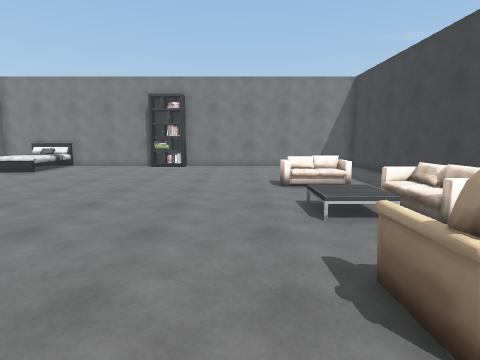
View 1 (above)

15 first-person views from a walk through a scene from a Unity 3-D project. The camera is 1.5 m above the floor, tilts 8° down and sees 80° across. The floor is counted in squares, 1 m on a side. Each view is taken from the middle of a square. On the plan, view 1 faces up. The plan holds only what a view shows up to about 14 squares ahead; the rest is blank. The player character is not drawn. Some surface patterns are stand-ins.

View 2
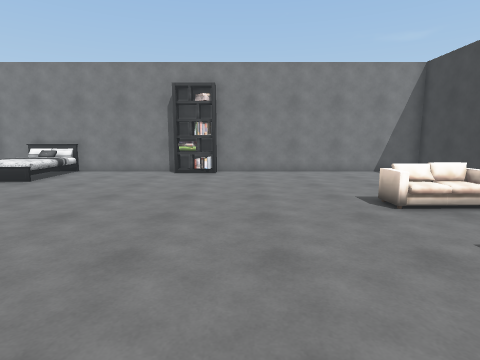

View 3
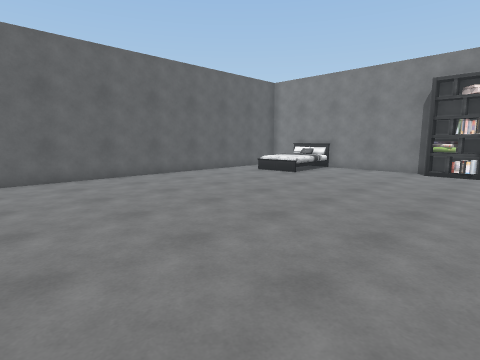

View 4
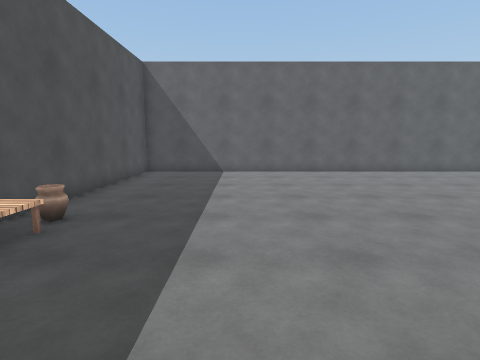

View 5
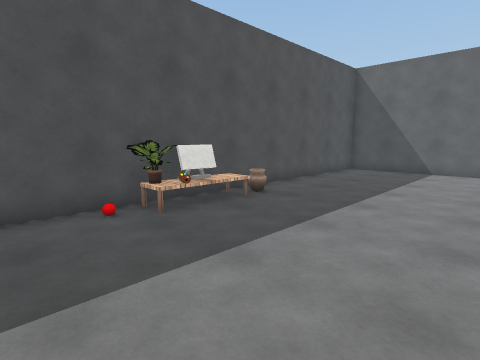

View 6
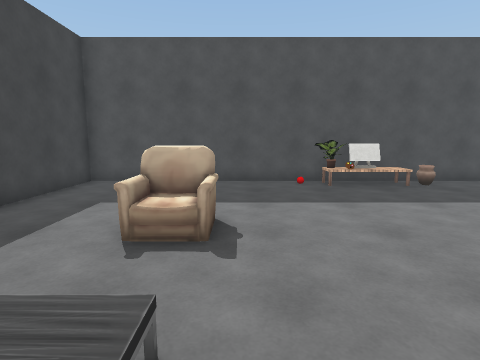

View 7
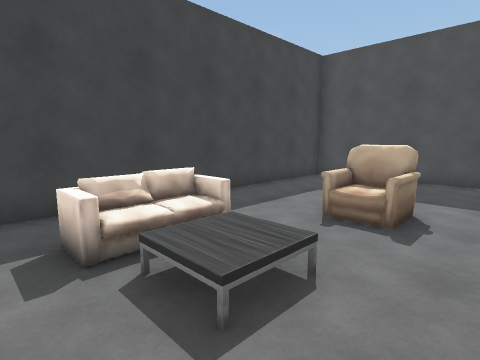

View 8
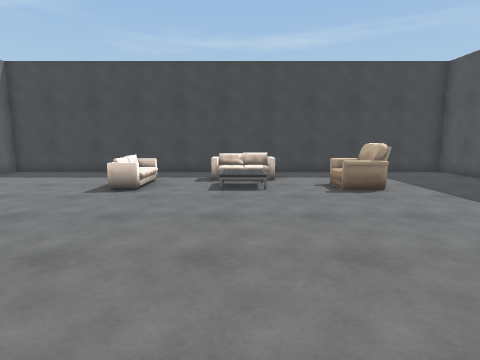

View 9
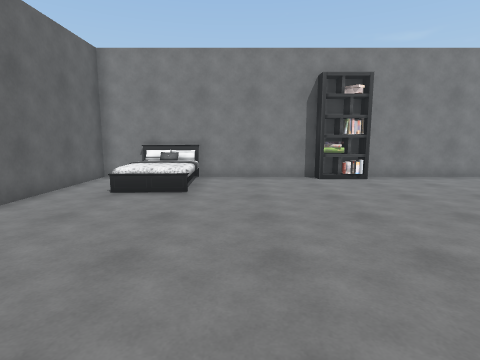

View 10
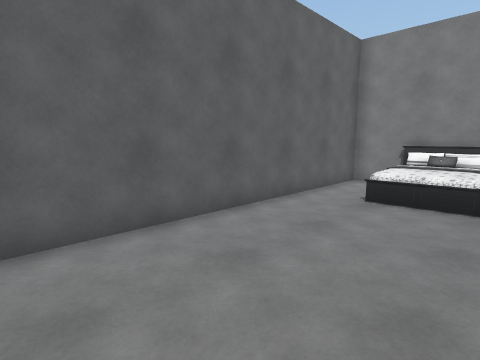

View 11
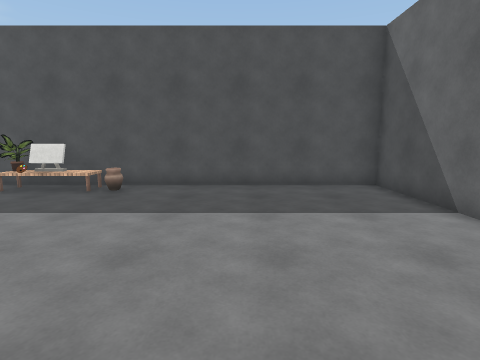

View 12
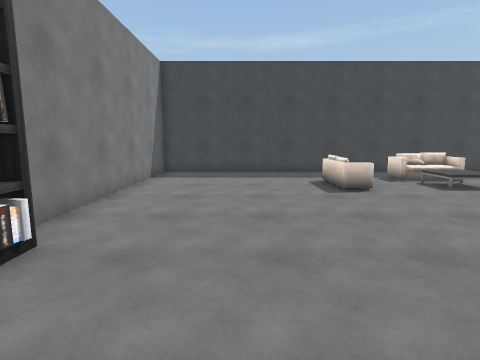

View 13
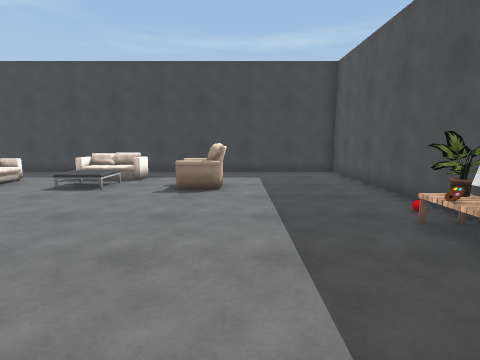

View 14
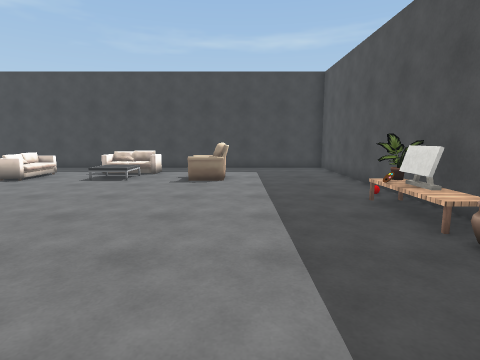

View 15
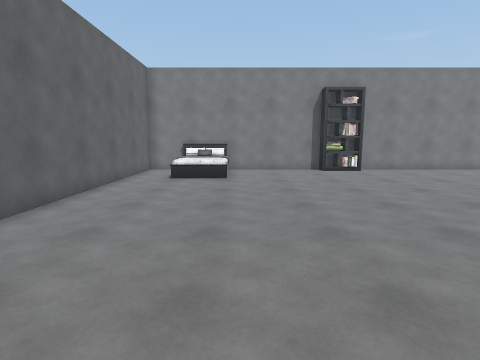

### Floor plan
Points are (right, up) in squares from view 1. A wall is a line through its corners. A room is listed if a view was taken in it or the views show most of it. See-through windows are left out.
Room 1 (views 1, 2, 3, 4, 5, 6, 7, 8, 9, 10, 11, 12, 13, 14, 15)
walls: (-5.4, 16.6) (-13.5, 16.6) (-13.5, -3.4) (6.5, -3.4) (6.5, 16.6) (-3.6, 16.6)
objects: bed (-12, 13) to (-12, 14); bed (-12, 16); bed (-10, 16) to (-10, 17); other object (-5, -3) to (-5, -2); bookshelf (-5, 16) to (-4, 17); other object (-4, -3) to (-3, -3); other object (-3, -2); other object (-2, -3); chair (2, 2) to (3, 3); sofa (2, 9) to (3, 10); sofa (4, 5) to (4, 7)

Where each view was taken, in squares from view 1:
view 1: 0 up, 0 right, facing up
view 2: 3 up, 2 left, facing up
view 3: 2 up, 2 left, facing up-left
view 4: 1 up, 0 right, facing left
view 5: 3 up, 1 right, facing down-left
view 6: 7 up, 1 right, facing down
view 7: 8 up, 0 right, facing down-right
view 8: 6 up, 7 left, facing right
view 9: 5 up, 8 left, facing up
view 10: 6 up, 9 left, facing up-left
view 11: 6 up, 9 left, facing down
view 12: 13 up, 7 left, facing right
view 13: 1 up, 7 left, facing right
view 14: 1 up, 9 left, facing right
view 15: 2 up, 9 left, facing up
